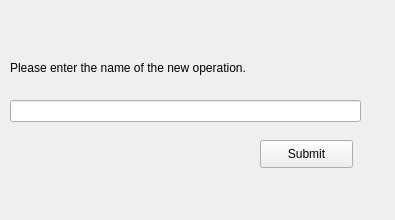
<?xml version="1.0" encoding="UTF-8"?>
<ui version="4.0">
 <class>Form</class>
 <widget class="QWidget" name="Form">
  <property name="geometry">
   <rect>
    <x>0</x>
    <y>0</y>
    <width>395</width>
    <height>220</height>
   </rect>
  </property>
  <property name="windowTitle">
   <string>Form</string>
  </property>
  <widget class="QLineEdit" name="opname">
   <property name="geometry">
    <rect>
     <x>10</x>
     <y>100</y>
     <width>351</width>
     <height>22</height>
    </rect>
   </property>
  </widget>
  <widget class="QLabel" name="label">
   <property name="geometry">
    <rect>
     <x>10</x>
     <y>60</y>
     <width>301</width>
     <height>16</height>
    </rect>
   </property>
   <property name="text">
    <string>Please enter the name of the new operation.</string>
   </property>
  </widget>
  <widget class="QPushButton" name="Submit">
   <property name="geometry">
    <rect>
     <x>260</x>
     <y>140</y>
     <width>93</width>
     <height>28</height>
    </rect>
   </property>
   <property name="text">
    <string>Submit</string>
   </property>
  </widget>
 </widget>
 <resources/>
 <connections/>
</ui>
